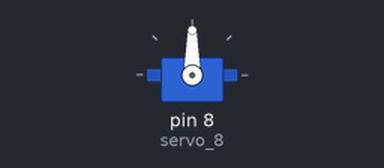
Recording of a sketch running on a simulated Arduino Uno, built with avr-gcc and run on an emulated ATmega328P. Parts: servo.

Above: at 0.05 s.
At 3.0 s:
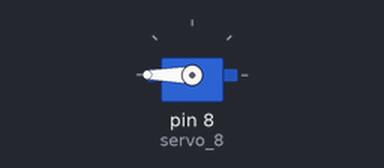
Timing chart, 0 to 6.9 s (numbered marks = the images above):
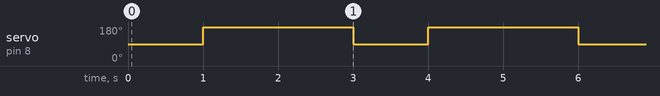

The sketch:

final.ino
```cpp
// C++ code
//
#include <Servo.h>

Servo servo_8;

void setup()
{
  servo_8.attach(8, 500, 2500);
}

void loop()
{
  servo_8.write(90);
  delay(1000); // Wait for 1000 millisecond(s)
  servo_8.write(180);
  delay(1000); // Wait for 1000 millisecond(s)
  servo_8.write(320);
  delay(1000); // Wait for 1000 millisecond(s)
}
```

Measured:
- by itself, servo on pin 8 (servo_8): alternates 180° for 2.0 s and 90° for 1.0 s
